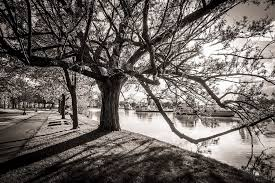
#> input picture SEM 2/IP/Img/nature.jpeg, 275 x 183 px, found by its file name
$ python opening_closing.py
#> lines starting #> are read from the running program, lines starting #| are printed output that depends on the picture; after the words box and inside, x2 and y2 are one past the last pixel; in counts of white or black regions, pixels touching at a corner belong together
import cv2
import numpy as np
import matplotlib.pyplot as plt

img = cv2.imread("Img\\nature.jpeg", 0) # Load the image
#> img: shape (183, 275); min 0, max 255, mean 104

# Binarize the image using Otsu's thresholding
binarized = cv2.threshold(img, 0, 255, cv2.THRESH_BINARY + cv2.THRESH_OTSU)[1]
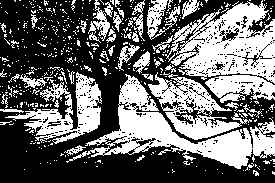
#> binarized: shape (183, 275); 41.8% white; 478 white regions (429 under 20 px), largest, box (x1, y1, x2, y2) and area: (165, 0, 275, 103) 6212, (66, 74, 275, 169) 5342, (148, 72, 252, 140) 2494

# Define a 3x3 kernel for morphological operation
kernel = np.ones((3, 3), np.uint8)

# Apply opening morphological operation
opening = cv2.morphologyEx(binarized, cv2.MORPH_OPEN, kernel, iterations=1)
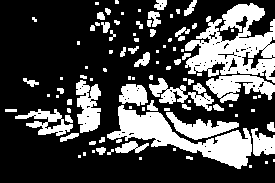
#> opening: shape (183, 275); 29.4% white; 98 white regions (49 under 20 px), largest, box (x1, y1, x2, y2) and area: (185, 3, 275, 83) 3783, (107, 105, 252, 169) 3170, (206, 75, 275, 103) 1090
closing = cv2.morphologyEx(binarized, cv2.MORPH_CLOSE, kernel, iterations=1)
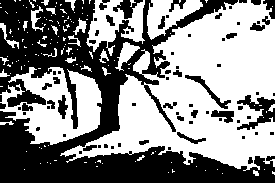
#> closing: shape (183, 275); 53.9% white; 73 black regions (41 under 20 px), largest, box (x1, y1, x2, y2) and area: (0, 0, 275, 183) 20091, (237, 95, 275, 130) 569, (185, 75, 231, 109) 258

# ********* plotting *********

# Plot the images
plt.subplot(1, 3, 1)
plt.imshow(img, cmap='gray')
plt.title("Original Image")
plt.axis("off")

plt.subplot(1, 3, 2)
plt.imshow(opening, cmap='gray')
plt.title("Opened Image")
plt.axis("off")

plt.subplot(1, 3, 3)
plt.imshow(closing, cmap='gray')
plt.title("Closed Image")
plt.axis("off")

plt.show()
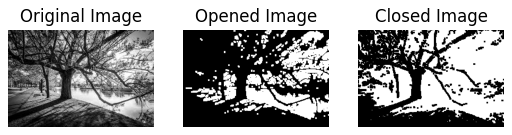
#> figure drawn by matplotlib, 3 panels

$ run again, with SEM 2/IP/Img/flower.jpeg copied over SEM 2/IP/Img/nature.jpeg
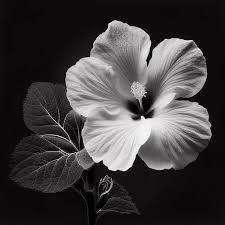
#> input picture SEM 2/IP/Img/flower.jpeg, 225 x 225 px, found by its file name
#> `binarized = cv2.threshold(img, 0, 255, cv2.THRESH_BINARY + cv2.THRESH_..`:
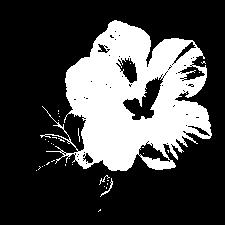
#> binarized: shape (225, 225); 28% white; 34 white regions (31 under 20 px), largest, box (x1, y1, x2, y2) and area: (40, 20, 212, 171) 14026, (100, 178, 113, 197) 39, (99, 175, 110, 185) 23
#> opening: shape (225, 225); 26.6% white; 3 white regions, box (x1, y1, x2, y2) and area: (65, 20, 211, 171) 13137, (142, 157, 175, 170) 279, (198, 67, 207, 74) 47
#> closing: shape (225, 225); 29.2% white; 13 white regions (11 under 20 px), largest, box (x1, y1, x2, y2) and area: (40, 20, 212, 171) 14613, (99, 175, 113, 197) 119
#> `plt.show()`:
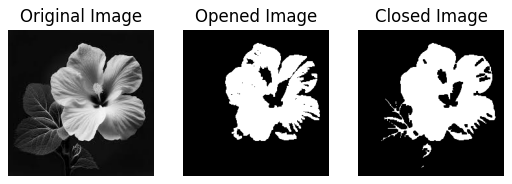
#> figure drawn by matplotlib, 3 panels

$ run again, with SEM 2/IP/Img/human.jpeg copied over SEM 2/IP/Img/nature.jpeg
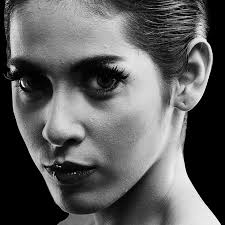
#> input picture SEM 2/IP/Img/human.jpeg, 225 x 225 px, found by its file name
#> img is the input picture: shape (225, 225); min 0, max 255, mean 93.2
#> `binarized = cv2.threshold(img, 0, 255, cv2.THRESH_BINARY + cv2.THRESH_..`:
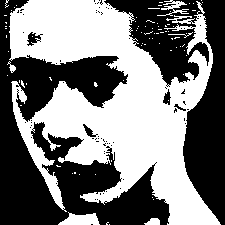
#> binarized: shape (225, 225); 49.1% white; 83 white regions (77 under 20 px), largest, box (x1, y1, x2, y2) and area: (9, 0, 221, 225) 23926, (58, 212, 100, 225) 361, (157, 0, 189, 16) 182, (144, 218, 160, 225) 82, (7, 61, 16, 73) 44, (168, 32, 193, 38) 30
#> opening: shape (225, 225); 46.8% white; 18 white regions (8 under 20 px), largest, box (x1, y1, x2, y2) and area: (10, 0, 220, 225) 21440, (12, 81, 63, 208) 1185, (59, 213, 99, 225) 358
#> closing: shape (225, 225); 51.1% white; 14 black regions (4 under 20 px), largest, box (x1, y1, x2, y2) and area: (0, 0, 170, 225) 15136, (183, 0, 225, 225) 5708, (106, 0, 209, 84) 3390
#> `plt.show()`:
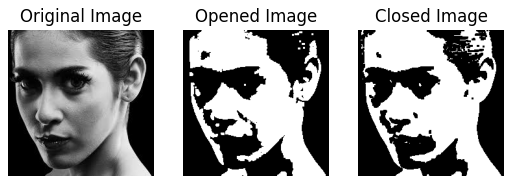
#> figure drawn by matplotlib, 3 panels

$ run again, with SEM 2/IP/Img/peacock.jpeg copied over SEM 2/IP/Img/nature.jpeg
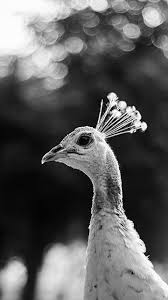
#> input picture SEM 2/IP/Img/peacock.jpeg, 168 x 300 px, found by its file name
#> img is the input picture: shape (300, 168); min 0, max 255, mean 92.7
#> `binarized = cv2.threshold(img, 0, 255, cv2.THRESH_BINARY + cv2.THRESH_..`:
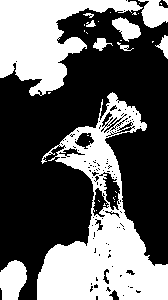
#> binarized: shape (300, 168); 39.4% white; 32 white regions (22 under 20 px), largest, box (x1, y1, x2, y2) and area: (37, 92, 168, 300) 11179, (0, 0, 143, 96) 6408, (0, 260, 27, 300) 827
#> opening: shape (300, 168); 37.2% white; 19 white regions (5 under 20 px), largest, box (x1, y1, x2, y2) and area: (37, 207, 168, 300) 7785, (0, 0, 140, 96) 6361, (57, 122, 122, 191) 1877
#> closing: shape (300, 168); 41.3% white; 16 white regions (7 under 20 px), largest, box (x1, y1, x2, y2) and area: (37, 92, 168, 300) 11999, (0, 0, 168, 96) 7148, (0, 260, 27, 300) 831
#> `plt.show()`:
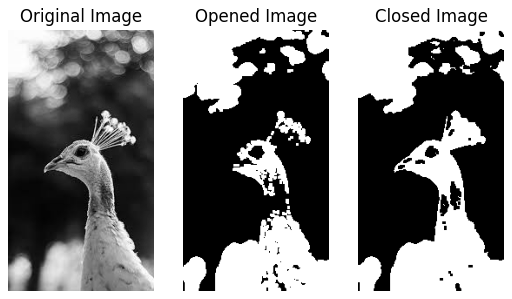
#> figure drawn by matplotlib, 3 panels
